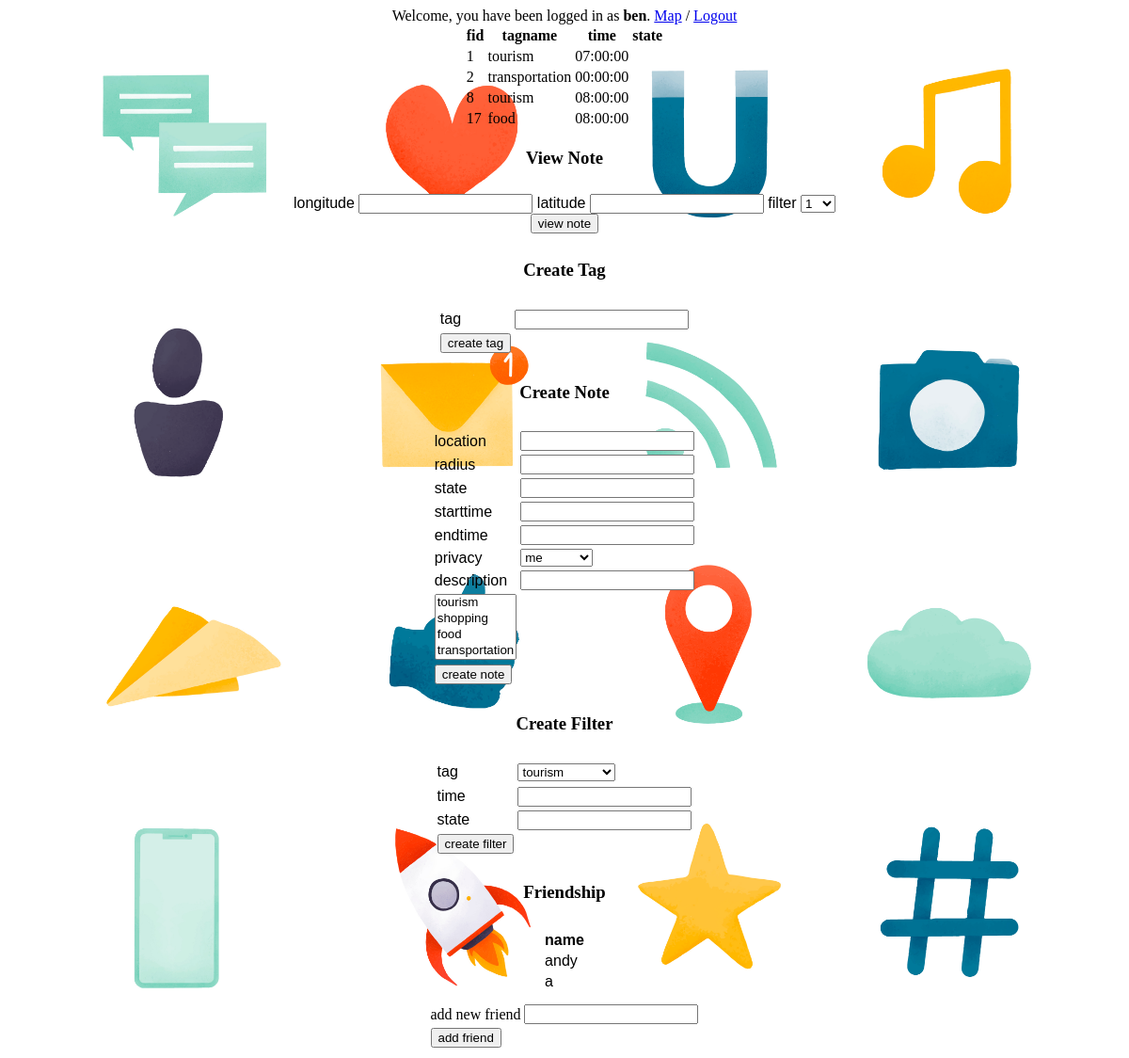
Page /main.php (signed in) on the committed database.
### tables this page shows
CREATE TABLE `user` (
  `uid` int(11) NOT NULL,
  `uname` varchar(50) DEFAULT NULL,
  `uemail` varchar(50) DEFAULT NULL,
  `upassword` varchar(50) DEFAULT NULL
);

CREATE TABLE `filter` (
  `fid` int(11) NOT NULL,
  `uid` int(11) DEFAULT NULL,
  `tid` int(11) DEFAULT NULL,
  `ftime` time NOT NULL DEFAULT '00:00:00',
  `fcurrentstate` varchar(50) DEFAULT NULL
);

CREATE TABLE `tag` (
  `tid` int(11) NOT NULL,
  `tname` varchar(50) DEFAULT NULL
);

### main.php (the view, shortened to what this page needs)
<?php
$select_db = new mysqli('localhost', 'root', '', 'dbproj1');
$stmt = $select_db->prepare("SELECT * FROM user WHERE uname = ?");
if(isset($_SESSION['user_id'])){
	$stmt->bind_param('s', $_SESSION['user_id']);
	$stmt->execute();
	$result = $stmt->get_result();
	$user = $result->fetch_object();
}else if ( ! empty( $_POST )) {
    if ( isset( $_POST['user_id'] ) && isset( $_POST['user_pass'] ) ) {
        $stmt->bind_param('s', $_POST['user_id']);
        $stmt->execute();
        $result = $stmt->get_result();
    	$user = $result->fetch_object();
		$user_pass=$_POST['user_pass'];
		$user_pass=md5(md5("kjdfn".$user_pass."lkmgf"));
		if ( $user_pass == $user->upassword ) {
    		$_SESSION['user_id'] = $user->uname;
			$_SESSION['uid'] = $user->uid;
    	}else{
			printf("Login failed. <a href='./login.php'> Click here</a> to go to the login page. %s\n", mysqli_connect_error());
			exit();
		}
    }
}
?>
<!DOCTYPE html>
<html>
<head>
	<link rel="stylesheet" type="text/css" href="style.css">
</head>
<body id="body_bg">
<div align="center">
<?php
	echo "Welcome, you have been logged in as <b>$user->uname</b>. ";
	echo "<a href='./map.php'>Map</a> / ";
	echo "<a href='./logout.php'>Logout</a><br>";
	$sql="SELECT * FROM user NATURAL JOIN filter NATURAL JOIN tag WHERE uname = '$user->uname'";
	$stmt = $select_db->prepare($sql);
	$stmt->execute();
	$result = $stmt->get_result();
	if ($result->num_rows > 0) {
			echo "<table><tr><th>fid</th><th>tagname</th><th>time</th><th>state</th></tr>";
			while($row = $result->fetch_assoc()) {
				echo 	"<tr>
							<td>".$row["fid"]."</td>
							<td>".$row["tname"]."</td>
							<td>".$row["ftime"]."</td>
							<td>".$row["fcurrentstate"]."</td>
						</tr>";
			}
			echo "</table>";
	}else{
		echo "0 results found in filter.<br>";
	}
?>
</div>
<div align="center">
<h3>View Note</h3>
<form id="view_note_form" action = "view_note.php" method="POST">
<td><label for="longitude">longitude</label></td>
<td><input type="text" name="longitude" id="longitude"></td>
<td><label for="latitude">latitude</label></td>
<td><input type="text" name="latitude" id="latitude"></td>
<td><label for="filter">filter</label></td>
<?php
	$attributeName = 'fid';
	$pulldownName = 'filter';
    print "\n<select name=\"{$pulldownName}\">";
	$stmt = $select_db->prepare($sql);
	$stmt->execute();
	$result = $stmt->get_result();
    while ($row = $result->fetch_assoc())
    {
       $result_option = $row[$attributeName];
	   print "\n\t<option value=\"{$result_option}\">{$result_option}";
       print "</option>";
     }
     print "\n</select>";
?><input type = "submit" value = "view note">
</form>
</div>
<div align="center">
<h3>Create Tag</h3>
<form id="create_tag_form" method="post" action="create_tag.php" >
        <table border="0.5" >
            <tr>
                <td><label for="tag">tag</label></td>
                <td><input type="text" name="tag" id="tag"></td>
            </tr>
			<tr>
                <td><input type="submit" value="create tag" /></td>
			</tr>
        </table>
</form>
</div>
<div align="center">
<h3>Create Note</h3>
<form id="create_note_form" method="post" action="create_note.php" >
        <table border="0.5" >
            <tr>
                <td><label for="location">location</label></td>
                <td><input type="text" name="location" id="location"></td>
            </tr>
			<tr>
                <td><label for="radius">radius</label></td>
                <td><input type="text" name="radius" id="radius"></td>
            </tr>
			<tr>
                <td><label for="currentstate">state</label></td>
                <td><input type="text" name="currentstate" id="currentstate"></input></td>
            </tr>
			<tr>
                <td><label for="starttime">starttime</label></td>
                <td><input type="text" name="starttime" id="starttime"></input></td>
            </tr>
			<tr>
                <td><label for="endtime">endtime</label></td>
                <td><input type="text" name="endtime" id="endtime"></input></td>
            </tr>
			<tr>
                <td><label for="privacy">privacy</label></td>
                <td>
				<select name="privacy">
				<option value="me">me</option>
				</select>
				</td>
            </tr>
			<tr>
                <td><label for="description">description</label></td>
                <td><input type="text" name="description" id="description"></input></td>
            </tr>
			<?php
				$sql="SELECT * FROM tag";
				$stmt = $select_db->prepare($sql);
				$stmt->execute();
				$result = $stmt->get_result();
				if ($result->num_rows > 0) {
						echo "<td><select name=tag_list[] multiple=multiple id=tag_list[]>";
						while($row = $result->fetch_assoc()) {
							echo 	"<option value=".$row["tid"].">".$row["tname"]."</option>";
						}
						echo "</select></td>";
				}else{
					echo "0 tags";
				}
			?>
			<tr>
                <td><input type="submit" value="create note" /></td>
			</tr>
        </table>
</form>
</div>
<div align="center">
<h3>Create Filter</h3>
<form id="create_filter_form" method="post" action="create_filter.php" >
        <table border="0.5" >
            <td><label for="tag">tag</label></td>
			<?php
				$sql="SELECT * FROM tag";
				$stmt = $select_db->prepare($sql);
				$stmt->execute();
				$result = $stmt->get_result();
				if ($result->num_rows > 0) {
						echo "<td><select name =tag>";
						while($row = $result->fetch_assoc()) {
							echo 	"<option value=".$row["tid"].">".$row["tname"]."</option>";
						}
						echo "</select></td>";
				}else{
					echo "0 tags";
				}
			?>
			<tr>
			<tr>
                <td><label for="time">time</label></td>
                <td><input type="text" name="time" id="time"></input></td>
            </tr>
			<tr>
                <td><label for="state">state</label></td>
                <td><input type="text" name="state" id="state"></input></td>
            </tr>
                <td><input type="submit" value="create filter" /></td>
			</tr>
        </table>
</form>
</div>
<div align="center">
<h3>Friendship</h3>
<form id="friendship_form" >
	<table border="0.5" >
		<?php
			$sql="Select uid, uname FROM user Where uid in (
					Select uid2
					From friendship
					Where uid1 = ?
					UNION
					Select uid1
					From friendship
					Where uid2 = ?
				 )";
			$stmt = $select_db->prepare($sql);
			$stmt->bind_param('ii', $user->uid, $user->uid);
			$stmt->execute();
			$result = $stmt->get_result();
			echo "<table><tr><th>name</th></tr>";
			while ($row = $result->fetch_assoc())
			{
			   print "\n\t<tr><td>{$row['uname']}";
			   print "</td></tr>";
			}
		?>
	</table>
</form>
<form id="add_friend_form" method="post" action="add_friend.php" >
	<table border="0.5" >
			<tr>
                <td><label>add new friend</label></td>
                <td><input type="text" name="add_friend_name" id="add_friend_name"></input></td>
            </tr>
			<tr>
                <td><input type="submit" value="add friend" /></td>
			</tr>
	</table>
</form>
</div>
</body>
</html>

### style.css (style rules this page uses)
#body_bg { background-image:url(bg1.jpg); background-repeat: no-repeat; background-attachment: fixed; background-position: center; background-size: cover; background-color:#f7eb80; }
#view_note_form { border: 3 px solid #eeeee; padding:9px 9px; width:600px; border-radius:5px; border-collapse: collapse; font-family: Futura, Arial, sans-serif; }
#create_tag_form { border: 3 px solid #eeeee; padding:9px 9px; width:300px; border-radius:5px; border-collapse: collapse; font-family: Futura, Arial, sans-serif; }
#create_note_form { border: 3 px solid #eeeee; padding:9px 9px; width:300px; border-radius:5px; border-collapse: collapse; font-family: Futura, Arial, sans-serif; }
#create_filter_form { border: 3 px solid #eeeee; padding:9px 9px; width:300px; border-radius:5px; border-collapse: collapse; font-family: Futura, Arial, sans-serif; }
#friendship_form { border: 3 px solid #eeeee; padding:9px 9px; width:300px; border-radius:5px; border-collapse: collapse; font-family: Futura, Arial, sans-serif; }

### rows in the picture
user: uname "ben"
filter: fid "1", tid.tname "tourism", ftime "07:00:00"
filter: fid "2", tid.tname "transportation", ftime "00:00:00"
filter: fid "8", tid.tname "tourism", ftime "08:00:00"
filter: fid "17", tid.tname "food", ftime "08:00:00"
user: uname "andy"
user: uname "a"

### other values in the picture
form field filter "1"
form field tag "tourism"
